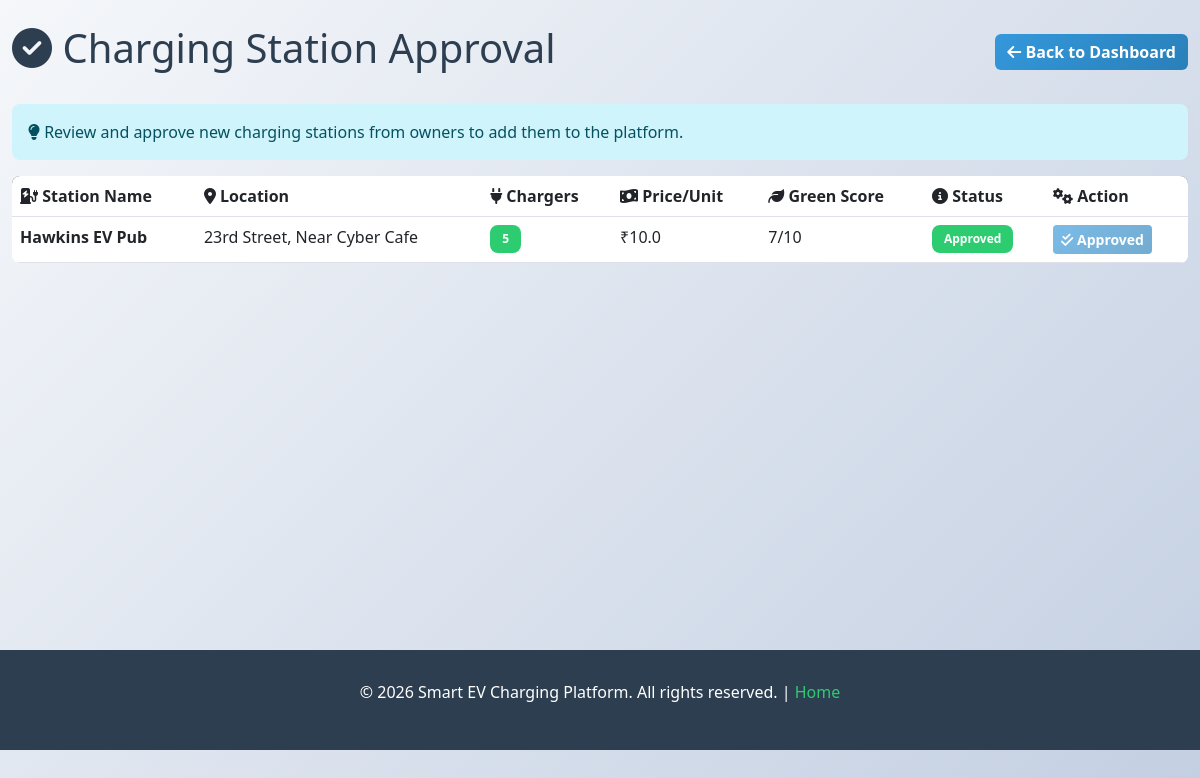
The app's page /admin/stations (signed in), older data.
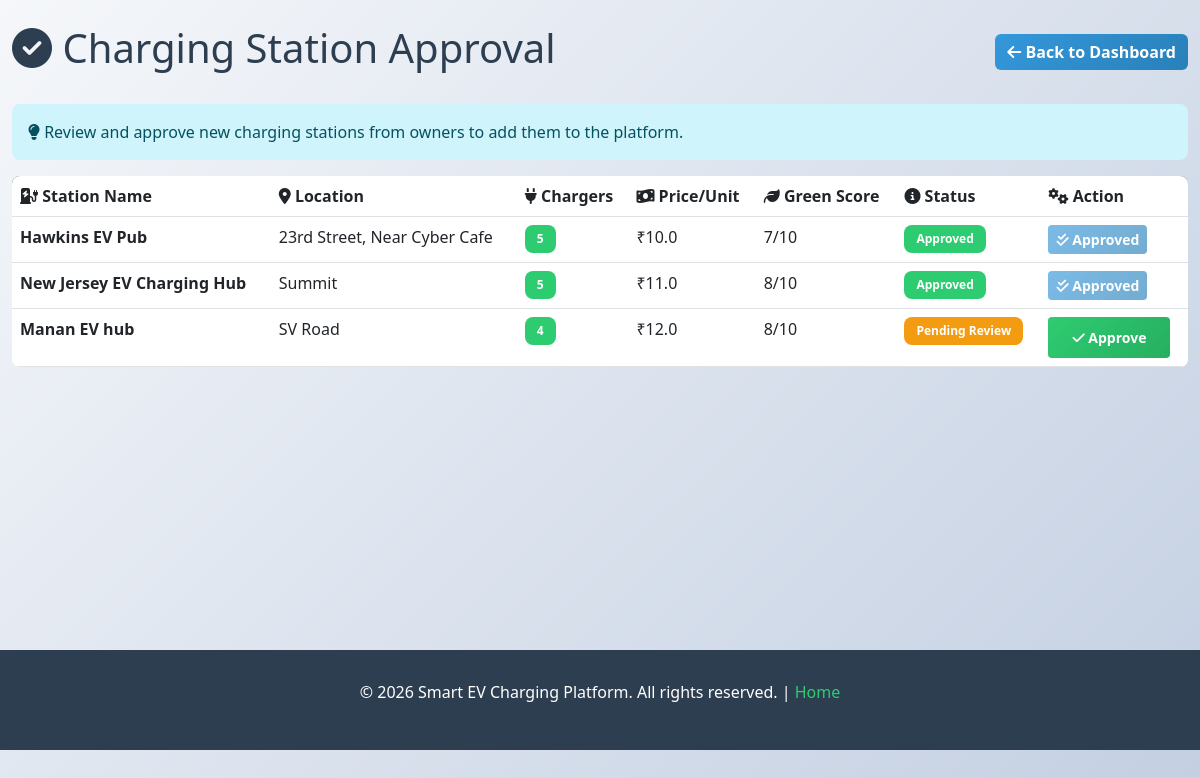
The same page, newer data.
### tables this page shows
CREATE TABLE stations (
    id INTEGER PRIMARY KEY AUTOINCREMENT,
    name TEXT,
    location TEXT,
    chargers INTEGER,
    price REAL,
    green_score INTEGER,
    owner_id INTEGER,
    approved INTEGER DEFAULT 0
);

### routes/admin_routes.py (the view)
@admin_bp.route("/admin/stations")
def admin_stations():
    if not session.get("admin_logged_in"):
        return redirect("/admin/login")
    conn = get_db()
    cur = conn.cursor()
    cur.execute("""
        SELECT id, name, location, chargers, price, green_score, approved
        FROM stations
    """)
    stations = cur.fetchall()
    conn.close()
    return render_template("admin_stations.html", stations=stations)

### models/db.py (called while the page is built)
def get_db():
    return sqlite3.connect("database/ev.db")

### templates/admin_stations.html (shortened to what this page needs)
{% extends "base.html" %}
{% block content %}
<div class="d-flex justify-content-between align-items-center mb-4">
    <h1><i class="fas fa-check-circle"></i> Charging Station Approval</h1>
    <a href="/admin/dashboard" class="btn btn-secondary">
        <i class="fas fa-arrow-left"></i> Back to Dashboard
    </a>
</div>
<div class="alert alert-info">
    <i class="fas fa-lightbulb"></i> Review and approve new charging stations from owners to add them to the platform.
</div>
{% if stations %}
<div class="table-responsive">
    <table class="table table-hover">
        <thead>
            <tr>
                <th><i class="fas fa-charging-station"></i> Station Name</th>
                <th><i class="fas fa-map-marker-alt"></i> Location</th>
                <th><i class="fas fa-plug"></i> Chargers</th>
                <th><i class="fas fa-money-bill-wave"></i> Price/Unit</th>
                <th><i class="fas fa-leaf"></i> Green Score</th>
                <th><i class="fas fa-info-circle"></i> Status</th>
                <th><i class="fas fa-cogs"></i> Action</th>
            </tr>
        </thead>
        <tbody>
            {% for s in stations %}
            <tr>
                <td><strong>{{ s[1] }}</strong></td>
                <td>{{ s[2] }}</td>
                <td><span class="badge badge-success">{{ s[3] }}</span></td>
                <td>₹{{ s[4] }}</td>
                <td>{{ s[5] }}/10</td>
                <td>
                    {% if s[6] == 1 %}
                        <span class="badge" style="background-color: #2ecc71;">Approved</span>
                    {% else %}
                        <span class="badge badge-warning">Pending Review</span>
                    {% endif %}
                </td>
                <td>
                    {% if s[6] == 0 %}
                        <a href="/admin/approve-station/{{ s[0] }}" class="btn btn-sm btn-primary">
                            <i class="fas fa-check"></i> Approve
                        </a>
                    {% else %}
                        <button class="btn btn-sm btn-secondary" disabled>
                            <i class="fas fa-check-double"></i> Approved
                        </button>
                    {% endif %}
                </td>
            </tr>
            {% endfor %}
        </tbody>
    </table>
</div>
{% else %}
<div class="alert alert-success">
    <i class="fas fa-check-circle"></i> <strong>All caught up!</strong> No pending station approvals.
</div>
{% endif %}
{% endblock %}

Row changes from the older to the newer data that the page shows:
added stations: name "New Jersey EV Charging Hub", location "Summit", chargers "5", price "11.0", green_score "8", approved "Approved"
added stations: name "Manan EV hub", location "SV Road", chargers "4", price "12.0", green_score "8", approved "Pending Review"
